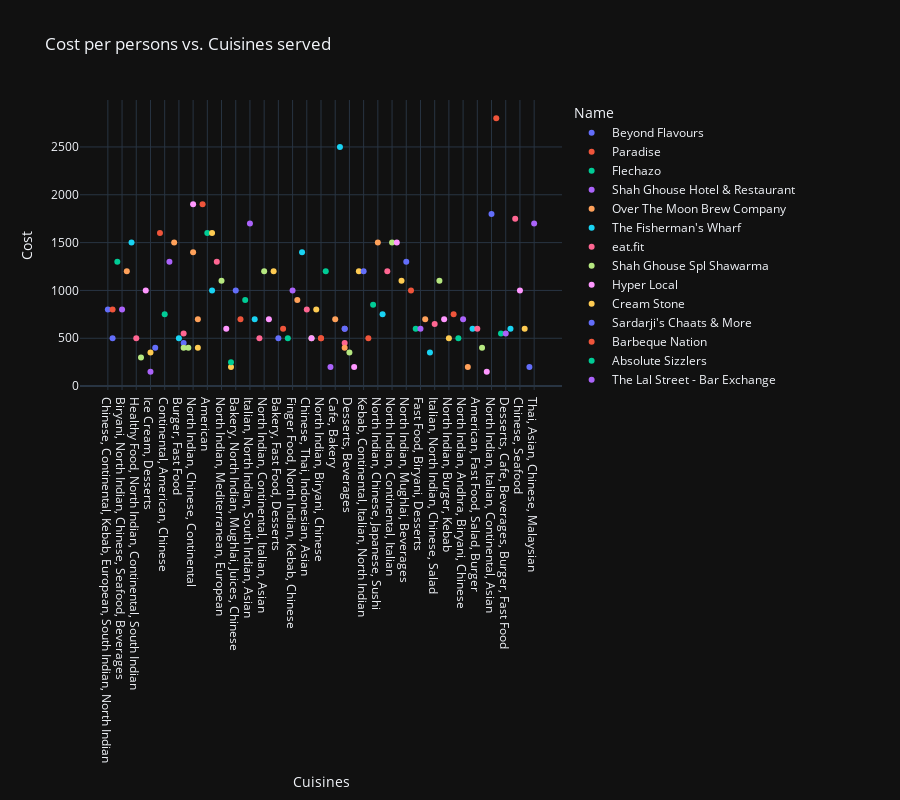

Source (notebook cell):
### Code cell
import plotly.express as px
fig1 = px.scatter(df_one,x=df_one['Cuisines'], y=df_one['Cost'],color=df_one['Name'],orientation='h',height=800,title='Cost per persons vs. Cuisines served')
fig1.show()
